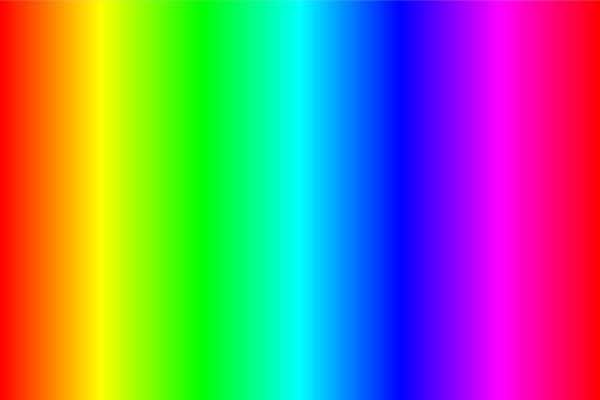
Frame 1 (no input)
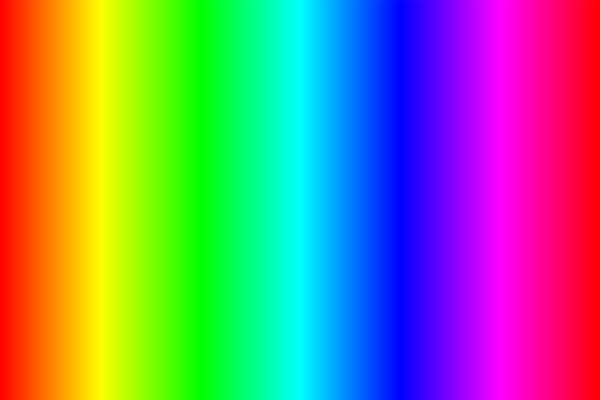
Frame 2 (the mouse pressed at the canvas centre, redrawn once)

The Processing sketch that drew these frames (run headless with seeded random() and noise(); the mouse was pressed at the canvas centre and the sketch redrawn once):

// Processing sketch: rainbowHue
// ── rainbowHue.pde

float[][] colours;

void setup(){

  size(600,400);
  colours = new float[width][3];
  
}

void draw(){
  colorMode(HSB,255);
  for(int i=0; i < width; i++){
      stroke(map(i,0,width,0,255),255,255);
      line(i,0,i,height);
  }
  noLoop();
  save("rainbowHue.png");

}
